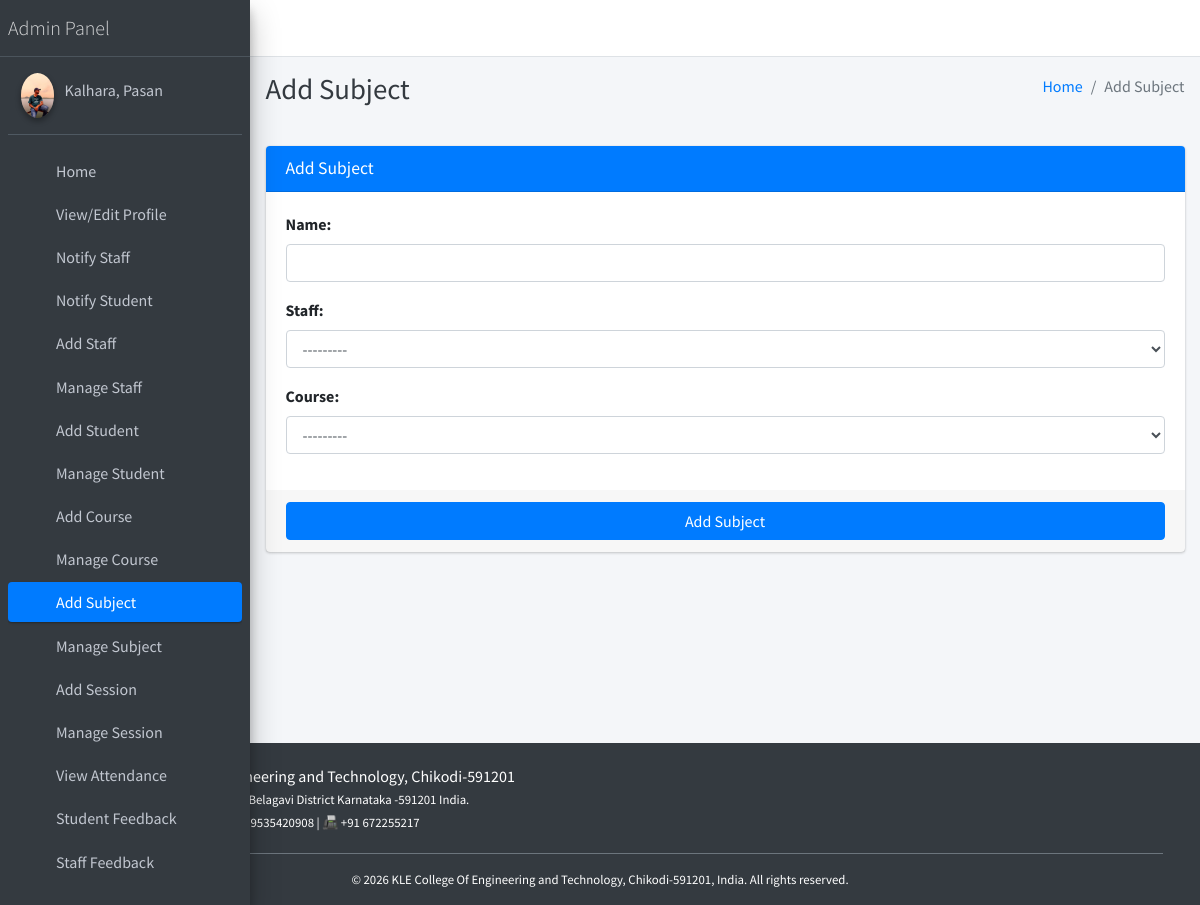
The page /subject/add/ (signed in) on the database its author committed.
### main_app/models.py (models this page shows)
class CustomUser(AbstractUser):
    USER_TYPE = ((1, "HOD"), (2, "Staff"), (3, "Student"))
    GENDER = [("M", "Male"), ("F", "Female")]
    username = None  # Removed username, using email instead
    email = models.EmailField(unique=True)
    user_type = models.CharField(default=1, choices=USER_TYPE, max_length=1)
    gender = models.CharField(max_length=1, choices=GENDER)
    profile_pic = models.ImageField()
    address = models.TextField()
    fcm_token = models.TextField(default="")  # For firebase notifications
    created_at = models.DateTimeField(auto_now_add=True)
    updated_at = models.DateTimeField(auto_now=True)
    USERNAME_FIELD = "email"
    REQUIRED_FIELDS = []
    objects = CustomUserManager()
    def __str__(self):
        return self.last_name + ", " + self.first_name

### main_app/hod_views.py (the view, shortened to what this page needs)
# urls.py: path("subject/add/", hod_views.add_subject, name='add_subject'),
def add_subject(request):
    form = SubjectForm(request.POST or None)
    context = {
        'form': form,
        'page_title': 'Add Subject'
    }
    return render(request, 'hod_template/add_subject_template.html', context)

### main_app/forms.py
class SubjectForm(FormSettings):
    def __init__(self, *args, **kwargs):
        super(SubjectForm, self).__init__(*args, **kwargs)
    class Meta:
        model = Subject
        fields = ['name', 'staff', 'course']

### main_app/models.py (called while the page is built)
    def __str__(self):
        return self.name

    def __str__(self):
        return self.admin.last_name + " " + self.admin.first_name

### main_app/templates/hod_template/add_subject_template.html
{% extends 'main_app/base.html' %}
{% load static %}
{% block page_title %}{{page_title}}{% endblock page_title %}
{% block content %}
<section class="content">
    <div class="container-fluid">
        <div class="row">
            <div class="col-md-12">
                <div class="card card-primary">
                    <div class="card-header">
                        <h3 class="card-title">{{page_title}}</h3>
                    </div>
                    {% include "main_app/form_template.html" with messages=messages  form=form button_text="Add Subject"%}
                </div>
            </div>
        </div>
    </div>
</section>
{% endblock content %}

### main_app/templates/main_app/sidebar_template.html (shortened to what this page needs)
{% load static %}
<aside class="main-sidebar sidebar-dark-primary elevation-4">
{% if request.user.user_type == '1' %}
    <a href="{% url 'admin_home' %}" class="brand-link">
        <span class="brand-text font-weight-light">Admin Panel</span>
    </a>
    <div class="sidebar">
        <div class="user-panel mt-3 pb-3 mb-3 d-flex">
            <div class="image">
                <img src="{{ request.user.profile_pic }}" class="img-circle elevation-2" alt="User Image">
            </div>
            <div class="info">
                <a href="#" class="d-block">{{ user }}</a>
            </div>
        </div>
        <nav class="mt-2">
            <ul class="nav nav-pills nav-sidebar flex-column" role="menu">
                <li class="nav-item">
                    {% url 'admin_home' as admin_home %}
                    <a href="{{ admin_home }}" class="nav-link {% if admin_home == request.path %} active {% endif %}">
                        <i class="nav-icon fas fa-tachometer-alt"></i>
                        <p>Home</p>
                    </a>
                </li>
                <li class="nav-item">
                    {% url 'admin_view_profile' as admin_view_profile %}
                    <a href="{{ admin_view_profile }}" class="nav-link {% if admin_view_profile == request.path %} active {% endif %}">
                        <i class="nav-icon fas fa-user-cog"></i>
                        <p>View/Edit Profile</p>
                    </a>
                </li>
                <li class="nav-item">
                    {% url 'admin_notify_staff' as admin_notify_staff %}
                    <a href="{{ admin_notify_staff }}" class="nav-link {% if admin_notify_staff == request.path %} active {% endif %}">
                        <i class="nav-icon fas fa-bullhorn"></i>
                        <p>Notify Staff</p>
                    </a>
                </li>
                <li class="nav-item">
                    {% url 'admin_notify_student' as admin_notify_student %}
                    <a href="{{ admin_notify_student }}" class="nav-link {% if admin_notify_student == request.path %} active {% endif %}">
                        <i class="nav-icon fas fa-bullhorn"></i>
                        <p>Notify Student</p>
                    </a>
                </li>
                <li class="nav-item">
                    {% url 'add_staff' as add_staff %}
                    <a href="{{ add_staff }}" class="nav-link {% if add_staff == request.path %} active {% endif %}">
                        <i class="nav-icon fas fa-user-plus"></i>
                        <p>Add Staff</p>
                    </a>
                </li>
                <li class="nav-item">
                    {% url 'manage_staff' as manage_staff %}
                    {% url 'edit_staff' staff_id as edit_staff %}
                    <a href="{{ manage_staff }}" class="nav-link {% if manage_staff == request.path or request.path == edit_staff %} active {% endif %}">
                        <i class="nav-icon fas fa-users"></i>
                        <p>Manage Staff</p>
                    </a>
                </li>
                <li class="nav-item">
                    {% url 'add_student' as add_student %}
                    <a href="{{ add_student }}" class="nav-link {% if add_student == request.path %} active {% endif %}">
                        <i class="nav-icon fas fa-user-graduate"></i>
                        <p>Add Student</p>
                    </a>
                </li>
                <li class="nav-item">
                    {% url 'manage_student' as manage_student %}
                    {% url 'edit_student' student_id as edit_student %}
                    <a href="{{ manage_student }}" class="nav-link {% if edit_student == request.path or manage_student == request.path %} active {% endif %}">
                        <i class="nav-icon fas fa-users"></i>
                        <p>Manage Student</p>
                    </a>
                </li>
                <li class="nav-item">
                    {% url 'add_course' as add_course %}
                    <a href="{{ add_course }}" class="nav-link {% if add_course == request.path %} active {% endif %}">
                        <i class="nav-icon fas fa-book"></i>
                        <p>Add Course</p>
                    </a>
                </li>
                <li class="nav-item">
                    {% url 'manage_course' as manage_course %}
                    {% url 'edit_course' course_id as edit_course %}
                    <a href="{{ manage_course }}" class="nav-link {% if edit_course == request.path or manage_course == request.path %} active {% endif %}">
                        <i class="nav-icon fas fa-book-open"></i>
                        <p>Manage Course</p>
                    </a>
                </li>
                <li class="nav-item">
                    {% url 'add_subject' as add_subject %}
                    <a href="{{ add_subject }}" class="nav-link {% if add_subject == request.path %} active {% endif %}">
                        <i class="nav-icon fas fa-chalkboard-teacher"></i>
                        <p>Add Subject</p>
                    </a>
                </li>
                <li class="nav-item">
                    {% url 'manage_subject' as manage_subject %}
                    {% url 'edit_subject' subject_id as edit_subject %}
                    <a href="{{ manage_subject }}" class="nav-link {% if edit_subject == request.path or manage_subject == request.path %} active {% endif %}">
                        <i class="nav-icon fas fa-book-reader"></i>
                        <p>Manage Subject</p>
                    </a>
                </li>
                <li class="nav-item">
                    {% url 'add_session' as add_session %}
                    <a href="{{ add_session }}" class="nav-link {% if add_session == request.path %} active {% endif %}">
                        <i class="nav-icon fas fa-calendar-plus"></i>
                        <p>Add Session</p>
                    </a>
                </li>
                <li class="nav-item">
                    {% url 'manage_session' as manage_session %}
                    {% url 'edit_session' session_id as edit_session %}
                    <a href="{{ manage_session }}" class="nav-link {% if edit_session == request.path or manage_session == request.path %} active {% endif %}">
                        <i class="nav-icon fas fa-calendar-alt"></i>
                        <p>Manage Session</p>
                    </a>
                </li>
                <li class="nav-item">
                    {% url 'admin_view_attendance' as admin_view_attendance %}
                    <a href="{{ admin_view_attendance }}" class="nav-link {% if admin_view_attendance == request.path %} active {% endif %}">
                        <i class="nav-icon fas fa-clipboard-list"></i>
                        <p>View Attendance</p>
                    </a>
                </li>
                <li class="nav-item">
                    {% url 'student_feedback_message' as student_feedback_message %}
                    <a href="{{ student_feedback_message }}" class="nav-link {% if student_feedback_message == request.path %} active {% endif %}">
                        <i class="nav-icon fas fa-comment-dots"></i>
                        <p>Student Feedback</p>
                    </a>
                </li>
                <li class="nav-item">
                    {% url 'staff_feedback_message' as staff_feedback_message %}
                    <a href="{{ staff_feedback_message }}" class="nav-link {% if staff_feedback_message == request.path %} active {% endif %}">
                        <i class="nav-icon fas fa-comments"></i>
                        <p>Staff Feedback</p>
                    </a>
                </li>
                <li class="nav-item">
                    {% url 'view_staff_leave' as view_staff_leave %}
                    <a href="{{ view_staff_leave }}" class="nav-link {% if view_staff_leave == request.path %} active {% endif %}">
                        <i class="nav-icon fas fa-user-clock"></i>
                        <p>Staff Leave</p>
                    </a>
                </li>
{% endif %}
</ul>
</nav>
</div>
</aside>

### rows shown on the page
CustomUser: user.profile_pic (picture), last_name+first_name "Kalhara, Pasan"

### other values the page prints
{{ page_title }} "Add Subject"
{{ field.label_tag }} "Name:" "Staff:" "Course:"
{{ button_text }} "Add Subject"
